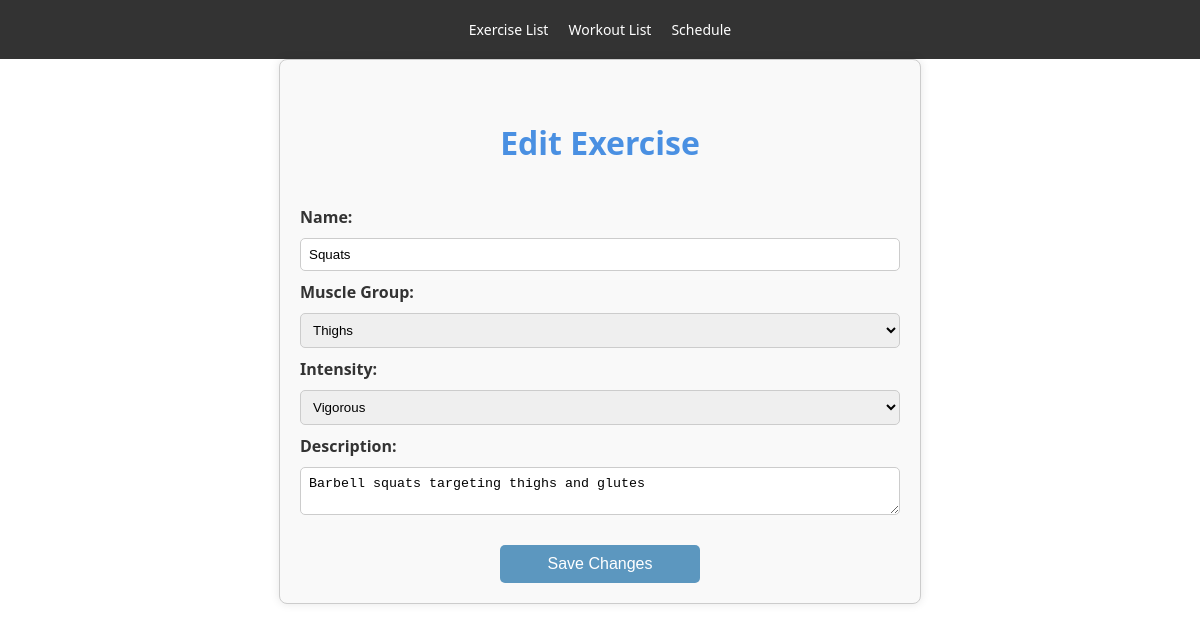
Screenshot of /edit-exercise/3 with the database file from the repository.
### tables this page shows
CREATE TABLE Exercise (
    exercise_id INTEGER PRIMARY KEY,
    name TEXT,
    exercise_detail_id INTEGER,
    rating INTEGER CHECK (rating >= 1 AND rating <= 10),
    intensity TEXT CHECK (intensity IN ('Light', 'Moderate', 'Vigorous')),
    muscle_group TEXT CHECK (muscle_group IN ('Chest', 'Back', 'Shoulders', 'Arms', 'Abdominals', 'Lower Back', 'Hips', 'Thighs', 'Legs', 'Adductors and Abductors')),
    description TEXT,
    FOREIGN KEY (exercise_detail_id) REFERENCES Exercise_Detail(exercise_detail_id)
);

### app.py (the view)
@app.route('/edit-exercise/<int:exercise_id>', methods=['GET', 'POST'])
def edit_exercise(exercise_id):
    db = get_db()
    if request.method == 'POST':
        name = request.form['name']
        muscle_group = request.form['muscle_group']
        intensity = request.form.get('intensity', '')
        description = request.form.get('description', '')
        db.execute("UPDATE Exercise SET name=?, muscle_group=?, intensity=?, description=? WHERE exercise_id=?", (name, muscle_group, intensity, description, exercise_id))
        db.commit()
        return redirect(url_for('exercise_list'))
    else:
        cur = db.cursor()
        cur.execute("SELECT * FROM Exercise WHERE exercise_id = ?", (exercise_id,))
        exercise = cur.fetchone()
        return render_template('edit-exercise.html', exercise=exercise)

### app.py (called while the page is built)
def get_db():
    if 'sqlite_db' not in g:
        g.sqlite_db = sqlite3.connect(DATABASE)
        g.sqlite_db.row_factory = sqlite3.Row
    return g.sqlite_db

### templates/edit-exercise.html (shortened to what this page needs)
<!DOCTYPE html>
<html lang="en">
<head>
    <link rel="stylesheet" href="{{ url_for('static', filename='styles.css') }}">
</head>
<body>
    <header>
        <nav>
            <ul>
                <li><a href="{{ url_for('exercise_list') }}">Exercise List</a></li>
                <li><a href="{{ url_for('workout_list') }}">Workout List</a></li>
                <li><a href="{{ url_for('schedule') }}">Schedule</a></li>
            </ul>
        </nav>
    </header>
    <div class="form-container">
        <h1>Edit Exercise</h1>
        <form action="{{ url_for('edit_exercise', exercise_id=exercise.exercise_id) }}" method="post">
            <label for="name">Name:</label>
            <input type="text" id="name" name="name" value="{{ exercise.name }}" required>
            <label for="muscle_group">Muscle Group:</label>
            <select id="muscle_group" name="muscle_group" required>
                <option value="Thighs" {% if exercise.muscle_group == 'Thighs' %} selected {% endif %}>Thighs</option>
            </select>
            <label for="intensity">Intensity:</label>
            <select id="intensity" name="intensity" required>
                <option value="Vigorous" {% if exercise.intensity == 'Vigorous' %} selected {% endif %}>Vigorous</option>
            </select>
            <label for="description">Description:</label>
            <textarea id="description" name="description" required>{{ exercise.description }}</textarea>
            <button type="submit">Save Changes</button>
        </form>
    </div>
</body>
</html>

### static/styles.css (style rules this page uses)
body { font-family: 'Segoe UI', Tahoma, Geneva, Verdana, sans-serif; margin: 0; padding: 0; background-color: #ffffff; color: #333; height: 100vh; }
h1 { color: #4a90e2; text-align: center; padding: 20px 0; }
ul { list-style-type: none; padding: 0; }
li { font-size: 14px; color: #555; }
.form-container { width: 80%; max-width: 600px; margin: 0 auto; padding: 20px; border: 1px solid #ccc; border-radius: 8px; background-color: #f9f9f9; box-shadow: 0 0 10px rgba(0, 0, 0, 0.1); }
.form-container form { display: grid; gap: 10px; }
.form-container label { font-weight: bold; }
.form-container input, .form-container select, .form-container textarea { width: 100%; padding: 8px; border: 1px solid #ccc; border-radius: 5px; box-sizing: border-box; }
.form-container button { display: block; width: 200px; margin: 20px auto 0; padding: 10px; font-size: 16px; color: #fff; background-color: #5c97bf; border: none; border-radius: 5px; cursor: pointer; text-align: center; text-decoration: none; }
button, .btn { padding: 8px 15px; margin-right: 5px; font-size: 14px; color: #fff; background-color: #5c97bf; border: none; border-radius: 5px; cursor: pointer; }
nav { background: #333; color: #fff; padding: 20px 0; text-align: center; }
nav ul { padding: 0; margin: 0; display: flex; justify-content: center; }
nav ul li { display: inline-block; margin-right: 20px; }
nav ul li:last-child { margin-right: 0; }
nav ul li a { color: #fff; text-decoration: none; }
.input[type="text"], textarea { border: 1px solid #ccc; border-radius: 4px; }

### rows the page displays
Exercise: name "Squats", muscle_group "Thighs", intensity "Vigorous", description "Barbell squats targeting thighs and glutes"
